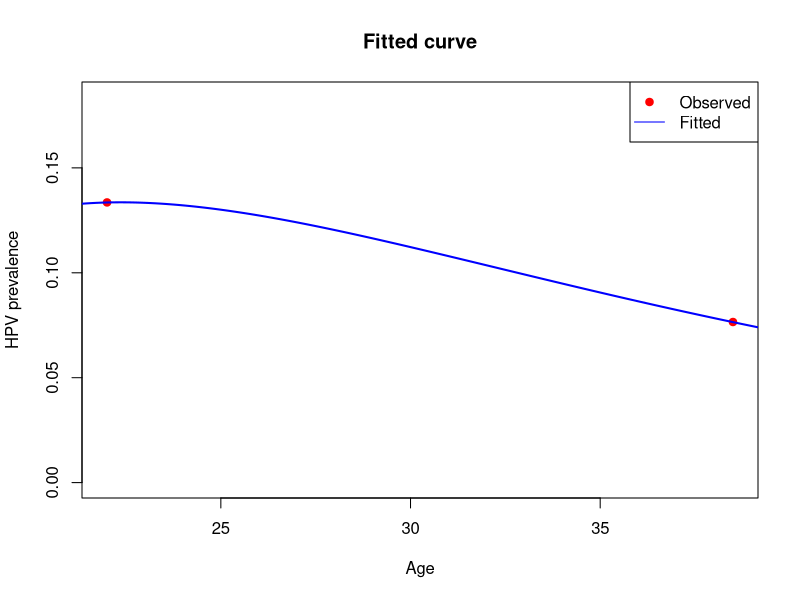

This figure's R source:
x <- c(22, 38.5)              
n_total <- c(996, 1006)      
y_infected <- round(c(133, 77))

x0 <- 12                              
n_power <- 1                         
f_model <- function(x, A, B, C) {
  d <- x - x0
  B + (A * d^n_power - B) * exp(-C * d)
}

neg_log_likelihood <- function(par) {
  A <- par[1]
  B <- par[2]
  C <- par[3]
  
  p <- f_model(x, A, B, C)
  p <- pmax(pmin(p, 1 - 1e-6), 1e-6)  
  
  -sum(y_infected * log(p) + (n_total - y_infected) * log(1 - p))
}

result <- optim(
  par = c(0.01, 0.1, 0.1),       
  fn = neg_log_likelihood,      
  method = "BFGS"
)

cat("A =", result$par[1], "\n")
cat("B =", result$par[2], "\n")
cat("C =", result$par[3], "\n")
curve_x <- seq(14, 40, length.out = 200)
fitted_p <- f_model(curve_x, result$par[1], result$par[2], result$par[3])

plot(x, y_infected / n_total, col = "red", pch = 19,
     ylim = c(0, max(y_infected / n_total, fitted_p) + 0.05),
     xlab = "Age", ylab = "HPV prevalence",
     main = "Fitted curve")
lines(curve_x, fitted_p, col = "blue", lwd = 2)
legend("topright", legend = c("Observed", "Fitted"),
       col = c("red", "blue"), pch = c(19, NA), lty = c(NA, 1))







